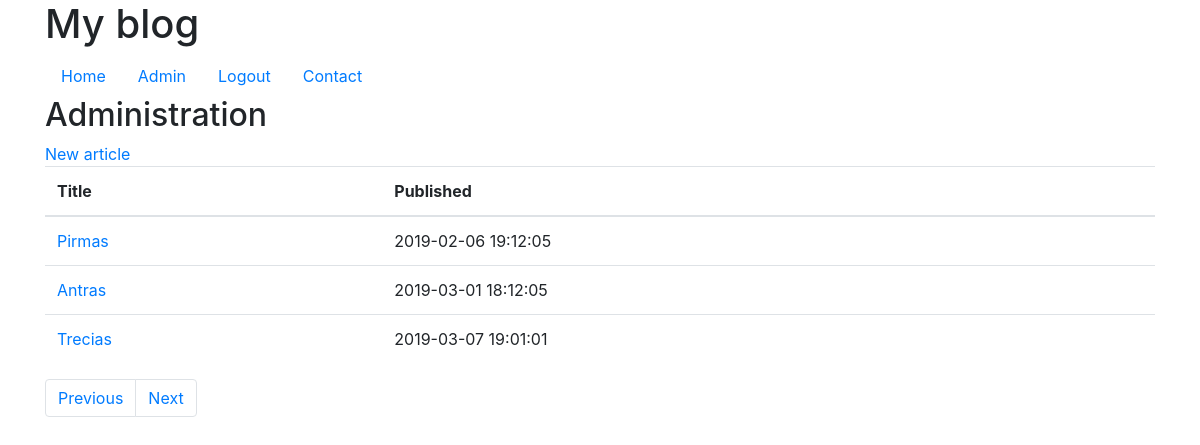
The page /admin/index.php (signed in) on the database its author committed.
### tables this page shows
CREATE TABLE `article` (
  `id` int(11) NOT NULL,
  `title` varchar(128) NOT NULL,
  `content` longtext NOT NULL,
  `published_at` datetime DEFAULT NULL,
  `image_file` varchar(200) DEFAULT NULL
);

### classes/Article.php (called while the page is built, shortened)
<?php
class Article
{
    public static function getPage($conn, $limit, $offset, $only_published = false)
    {
        $condition = $only_published ? ' WHERE published_at IS NOT NULL' : '';
        $sql = "SELECT a.*, category.name AS category_name
                FROM
                    (SELECT *
                    FROM article
                    $condition
                    ORDER BY published_at
                    LIMIT :limit
                    OFFSET :offset) AS a
                LEFT JOIN article_category
                ON a.id = article_category.article_id
                LEFT JOIN category
                ON article_category.category_id = category.id";
                $stmt = $conn->prepare($sql);
                $stmt->bindValue(':limit', $limit, PDO::PARAM_INT);
                $stmt->bindValue(':offset', $offset, PDO::PARAM_INT);
                $stmt->execute();
                $results = $stmt->fetchAll(PDO::FETCH_ASSOC);
                $articles = [];
                $previous_id = null;
                foreach ($results as $row) {
                    $article_id = $row['id'];
                    if ($article_id != $previous_id) {
                        $row['category_names'] = [];
                        $articles[$article_id] = $row;
                    }
                    $articles[$article_id]['category_names'][] = $row['category_name'];
                    $previous_id = $article_id;
                }
        return $articles;
    }
    public static function getTotal($conn, $only_published = false)
    {
        $condition = $only_published ? ' WHERE published_at IS NOT NULL' : '';
        return $conn->query("SELECT COUNT(*) FROM article$condition")->fetchColumn();
    }
}

### classes/Paginator.php (called while the page is built, shortened)
<?php
class Paginator
{
    public function __construct($page, $records_per_page, $total_records)
    {
        $this->limit = $records_per_page;
        $page = filter_var($page, FILTER_VALIDATE_INT, [
          'options' => [
              'default' => 1,
              'min_range' => 1
          ]
        ]);
        $total_pages = ceil($total_records / $records_per_page);
        $this->offset = $records_per_page * ($page - 1);
    }
}

### admin/index.php (the view, shortened to what this page needs)
<?php
$conn = require '../includes/db.php';
$conn = $db->getConn();
$paginator = new Paginator($_GET['page'] ?? 1, 3, Article::getTotal($conn));
$articles = Article::getPage($conn, $paginator->limit, $paginator->offset);
?>
<?php require '../includes/header.php'; ?>
<h2>Administration</h2>
<a href="new-article.php">New article</a>
<?php if (empty($articles)): ?>
    <p>No articles found.</p>
<?php else: ?>
    <table class="table">
      <thead>
          <th>Title</th>
          <th>Published</th>
      <thead>
        <tbody>
            <?php foreach ($articles as $article): ?>
                <tr>
                  <td>
                      <a href="article.php?id=<?= $article['id']; ?>"><?= htmlspecialchars($article['title']); ?></a>
                  </td>
                  <td>
                      <?php  if ($article['published_at']): ?>
                          <time><?= $article['published_at'] ?></time>
                      <?php else: ?>
                          Unpublished
                          <button class="publish" data-id="<?= $article['id'] ?>">Publish</button>
                      <?php endif; ?>
                  </td>
                </tr>
            <?php endforeach; ?>
        </tbody>
     </table>
     <?php require '../includes/pagination.php'; ?>
<?php endif; ?>
<?php require '../includes/footer.php'; ?>

### rows shown on the page
article: title "Pirmas", published_at "2019-02-06 19:12:05"
article: title "Antras", published_at "2019-03-01 18:12:05"
article: title "Trecias", published_at "2019-03-07 19:01:01"
